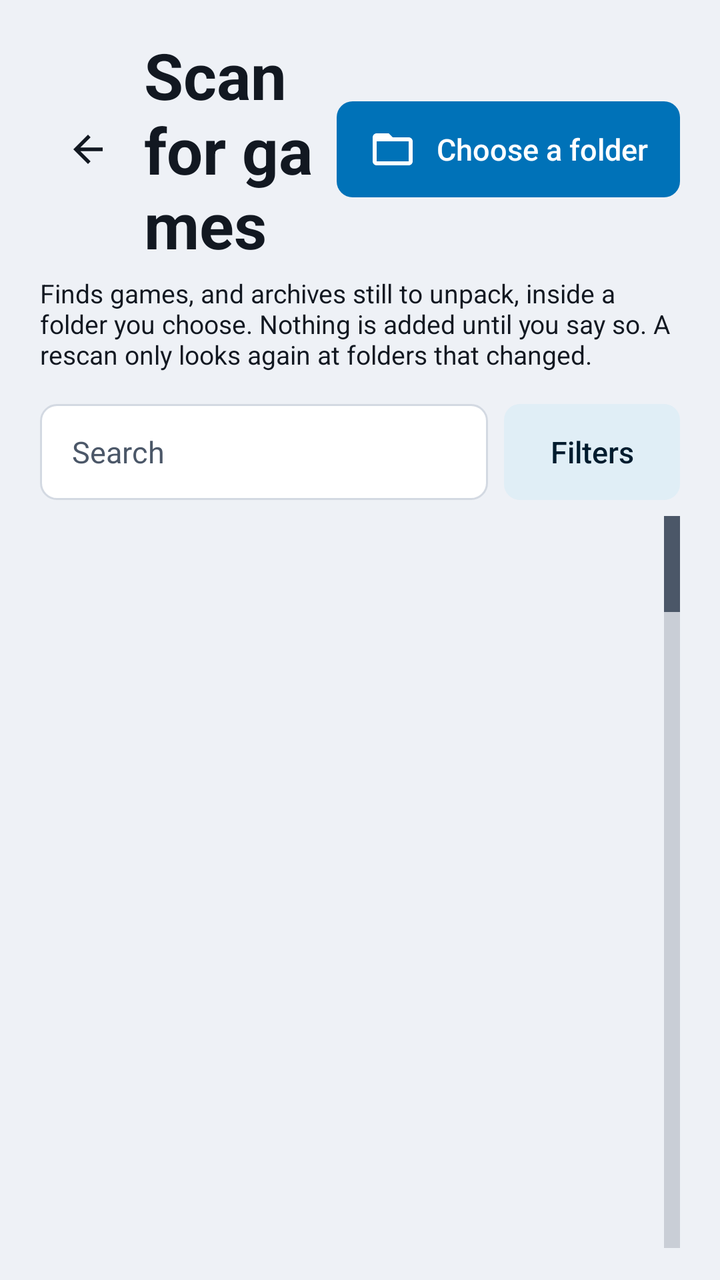
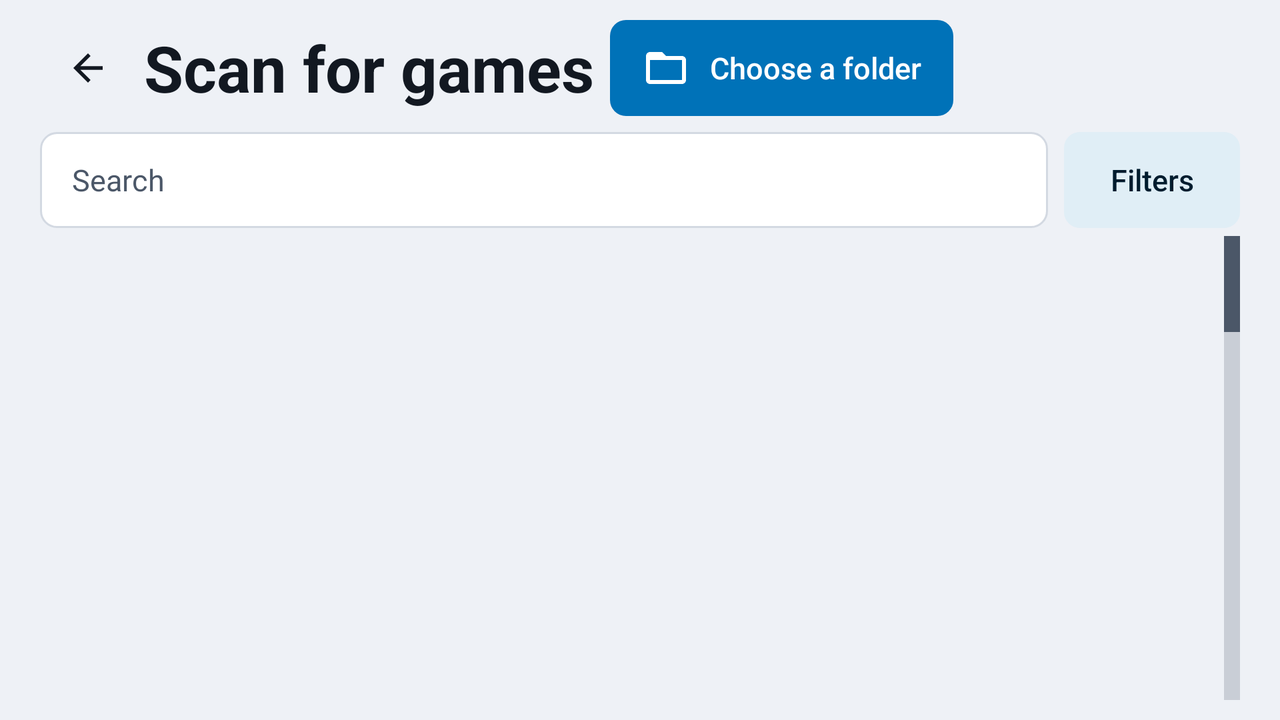

Compare how this app lays out the same screen by default and in its alternative resource folder. The renders come first, then the two layout files and the values they reference.
<!-- AndroidManifest.xml: application theme Theme.Enginehost -->
<!-- res/layout/activity_game_scan.xml -->
<?xml version="1.0" encoding="utf-8"?>
<LinearLayout xmlns:android="http://schemas.android.com/apk/res/android"
    android:layout_width="match_parent"
    android:layout_height="match_parent"
    android:orientation="vertical"
    android:paddingLeft="@dimen/eh_screen_padding_h"
    android:paddingRight="@dimen/eh_screen_padding_h"
    android:paddingTop="@dimen/eh_screen_padding_v"
    android:paddingBottom="@dimen/eh_screen_padding_v">

    <LinearLayout
        android:layout_width="match_parent"
        android:layout_height="wrap_content"
        android:gravity="center_vertical"
        android:orientation="horizontal">

        <ImageView
            android:id="@+id/backButton"
            android:layout_width="@dimen/eh_touch_target"
            android:layout_height="@dimen/eh_touch_target"
            android:layout_marginEnd="@dimen/eh_space_xs"
            android:background="@drawable/eh_row_bg"
            android:clickable="true"
            android:contentDescription="@string/back"
            android:focusable="true"
            android:padding="13dp"
            android:src="@drawable/ic_back"
            android:tint="@color/eh_text_primary" />

        <TextView
            android:layout_width="0dp"
            android:layout_height="wrap_content"
            android:layout_weight="1"
            android:text="@string/scan_title"
            android:textAppearance="@style/TextAppearance.Enginehost.ScreenTitle" />

        <Button
            android:id="@+id/chooseScanFolderButton"
            style="@style/Widget.Enginehost.Button"
            android:layout_width="wrap_content"
            android:layout_height="wrap_content"
            android:drawableStart="@drawable/ic_folder"
            android:text="@string/scan_choose" />

    </LinearLayout>

    <TextView
        android:layout_width="match_parent"
        android:layout_height="wrap_content"
        android:layout_marginTop="@dimen/eh_space_xs"
        android:text="@string/scan_intro"
        android:textAppearance="@style/TextAppearance.Enginehost.Caption" />

    <TextView
        android:id="@+id/scanRoot"
        android:layout_width="match_parent"
        android:layout_height="wrap_content"
        android:layout_marginTop="@dimen/eh_space_s"
        android:background="@drawable/eh_card_bg"
        android:padding="@dimen/eh_space_s"
        android:textAppearance="@style/TextAppearance.Enginehost.Mono"
        android:visibility="gone" />

    <TextView
        android:id="@+id/scanStatus"
        android:layout_width="match_parent"
        android:layout_height="wrap_content"
        android:layout_marginTop="@dimen/eh_space_s"
        android:textAppearance="@style/TextAppearance.Enginehost.Body"
        android:visibility="gone" />

    <ProgressBar
        android:id="@+id/scanProgress"
        style="?android:attr/progressBarStyleHorizontal"
        android:layout_width="match_parent"
        android:layout_height="wrap_content"
        android:layout_marginTop="@dimen/eh_space_xs"
        android:indeterminate="true"
        android:visibility="gone" />

    <LinearLayout
        android:layout_width="match_parent"
        android:layout_height="wrap_content"
        android:layout_marginTop="@dimen/eh_space_s"
        android:orientation="horizontal">

        <Button
            android:id="@+id/addAllButton"
            style="@style/Widget.Enginehost.Button.Tonal"
            android:layout_width="0dp"
            android:layout_height="wrap_content"
            android:layout_weight="1"
            android:visibility="gone" />

        <Button
            android:id="@+id/cancelScanButton"
            style="@style/Widget.Enginehost.Button.Danger"
            android:layout_width="wrap_content"
            android:layout_height="wrap_content"
            android:layout_marginStart="@dimen/eh_space_s"
            android:text="@string/scan_cancel"
            android:visibility="gone" />

    </LinearLayout>

    <include
        layout="@layout/view_library_filters"
        android:layout_width="match_parent"
        android:layout_height="wrap_content"
        android:layout_marginTop="@dimen/eh_space_s" />

    <FrameLayout
        android:layout_width="match_parent"
        android:layout_height="0dp"
        android:layout_marginTop="@dimen/eh_space_s"
        android:layout_weight="1">

        <GridView
            android:id="@+id/gameGrid"
            android:layout_width="match_parent"
            android:layout_height="match_parent"
            android:clipToPadding="false"
            android:fastScrollEnabled="true"
            android:horizontalSpacing="@dimen/eh_column_gap"
            android:listSelector="@android:color/transparent"
            android:nextFocusUp="@id/gameGrid"
            android:numColumns="1"
            android:scrollbars="vertical"
            android:stretchMode="columnWidth"
            android:verticalSpacing="@dimen/eh_space_s" />

        <TextView
            android:id="@+id/gameEmpty"
            android:layout_width="match_parent"
            android:layout_height="wrap_content"
            android:padding="@dimen/eh_space_s"
            android:textAppearance="@style/TextAppearance.Enginehost.Body"
            android:visibility="gone" />

    </FrameLayout>

</LinearLayout>
<!-- res/layout/view_library_filters.xml (included above) -->
<?xml version="1.0" encoding="utf-8"?>
<LinearLayout xmlns:android="http://schemas.android.com/apk/res/android"
    android:layout_width="match_parent"
    android:layout_height="wrap_content"
    android:orientation="vertical">

    <LinearLayout
        android:layout_width="match_parent"
        android:layout_height="wrap_content"
        android:gravity="center_vertical"
        android:orientation="horizontal">

        <EditText
            android:id="@+id/gameSearch"
            style="@style/Widget.Enginehost.EditText"
            android:layout_width="0dp"
            android:layout_height="wrap_content"
            android:layout_weight="1"
            android:hint="@string/search_hint"
            android:imeOptions="actionSearch"
            android:importantForAutofill="no"
            android:inputType="text"
            android:maxLines="1" />

        <Button
            android:id="@+id/gameFilterButton"
            style="@style/Widget.Enginehost.Button.Tonal"
            android:layout_width="wrap_content"
            android:layout_height="wrap_content"
            android:layout_marginStart="@dimen/eh_space_s"
            android:focusable="false"
            android:text="@string/filter_button" />

    </LinearLayout>

    <TextView
        android:id="@+id/gameSummary"
        android:layout_width="match_parent"
        android:layout_height="wrap_content"
        android:layout_marginTop="@dimen/eh_space_xs"
        android:textAppearance="@style/TextAppearance.Enginehost.Caption"
        android:visibility="gone" />

</LinearLayout>
<!-- resources referenced by this layout -->
<resources>
  <color name="eh_text_primary">#121821</color>
  <dimen name="eh_column_gap">16dp</dimen>
  <dimen name="eh_screen_padding_h">20dp</dimen>
  <dimen name="eh_screen_padding_v">16dp</dimen>
  <dimen name="eh_space_s">8dp</dimen>
  <dimen name="eh_space_xs">4dp</dimen>
  <dimen name="eh_touch_target">48dp</dimen>
  <string name="back">Back</string>
  <string name="filter_button">Filters</string>
  <string name="scan_cancel">Stop</string>
  <string name="scan_choose">Choose a folder</string>
  <string name="scan_intro">Finds games, and archives still to unpack, inside a folder you choose. Nothing is added until you say so. A rescan only looks again at folders that changed.</string>
  <string name="scan_title">Scan for games</string>
  <string name="search_hint">Search</string>
  <style name="TextAppearance.Enginehost.Body" parent="TextAppearance.AppCompat">
          <item name="android:textSize">18sp</item>
          <item name="android:textColor">@color/eh_text_primary</item>
      </style>
  <style name="TextAppearance.Enginehost.Caption" parent="TextAppearance.AppCompat">
          <item name="android:textSize">13sp</item>
          <item name="android:textColor">@color/eh_text_secondary</item>
      </style>
  <style name="TextAppearance.Enginehost.Mono" parent="TextAppearance.AppCompat">
          <item name="android:textSize">13sp</item>
          <item name="android:typeface">monospace</item>
          <item name="android:textColor">@color/eh_text_secondary</item>
      </style>
  <style name="TextAppearance.Enginehost.ScreenTitle" parent="TextAppearance.AppCompat">
          <item name="android:textSize">32sp</item>
          <item name="android:textStyle">bold</item>
          <item name="android:textColor">@color/eh_text_primary</item>
      </style>
  <style name="Widget.Enginehost.Button.Danger">
          <item name="android:background">@drawable/eh_btn_secondary_bg</item>
          <item name="android:textColor">@color/eh_danger</item>
      </style>
  <style name="Widget.Enginehost.Button.Tonal">
          <item name="android:background">@drawable/eh_btn_tonal_bg</item>
          <item name="android:textColor">@color/eh_on_accent_container</item>
          <item name="android:drawableTint">@color/eh_on_accent_container</item>
      </style>
  <color name="eh_surface">#FFFFFF</color>
  <color name="eh_outline">#D3D9E2</color>
  <dimen name="eh_corner">12dp</dimen>
  <color name="eh_surface_variant">#E4E8EF</color>
  <dimen name="eh_corner_small">8dp</dimen>
  <color name="eh_focus_fill">@color/eh_accent_container</color>
  <dimen name="eh_focus_bar">4dp</dimen>
  <color name="eh_focus_ring">@color/eh_accent</color>
  <color name="eh_text_secondary">#4B5768</color>
  <dimen name="eh_space_m">16dp</dimen>
  <color name="eh_danger">#DC0007</color>
  <color name="eh_on_accent_container">#001C2E</color>
  <color name="eh_accent">#0072B8</color>
  <color name="eh_background">#EEF1F6</color>
  <style name="Widget.Enginehost.Button.Secondary">
          <item name="android:background">@drawable/eh_btn_secondary_bg</item>
          <item name="android:textColor">@color/eh_button_secondary_text</item>
          <item name="android:drawableTint">@color/eh_button_secondary_text</item>
      </style>
  <style name="Widget.Enginehost.Switch" parent="Widget.AppCompat.CompoundButton.Switch">
          <item name="android:background">@drawable/eh_row_bg</item>
          <item name="android:minHeight">@dimen/eh_touch_target</item>
          <item name="android:paddingLeft">12dp</item>
          <item name="android:paddingRight">12dp</item>
      </style>
  <color name="eh_accent_container">#E0EEF6</color>
  <color name="eh_accent_pressed">#005D97</color>
  <dimen name="eh_focus_stroke">3dp</dimen>
  <color name="eh_accent_container_pressed">#CCE3F1</color>
  <!-- some entries are left out for length -->
</resources>
<!-- res/layout-w600dp/activity_game_scan.xml (the repository's variant of the layout above) -->
<!-- drawn on the phone turned sideways -->
<?xml version="1.0" encoding="utf-8"?>
<LinearLayout xmlns:android="http://schemas.android.com/apk/res/android"
    android:layout_width="match_parent"
    android:layout_height="match_parent"
    android:orientation="vertical"
    android:paddingLeft="@dimen/eh_screen_padding_h"
    android:paddingRight="@dimen/eh_screen_padding_h"
    android:paddingTop="@dimen/eh_screen_padding_v"
    android:paddingBottom="@dimen/eh_screen_padding_v">

    <LinearLayout
        android:layout_width="match_parent"
        android:layout_height="wrap_content"
        android:gravity="center_vertical"
        android:orientation="horizontal">

        <ImageView
            android:id="@+id/backButton"
            android:layout_width="@dimen/eh_touch_target"
            android:layout_height="@dimen/eh_touch_target"
            android:layout_marginEnd="@dimen/eh_space_xs"
            android:background="@drawable/eh_row_bg"
            android:clickable="true"
            android:contentDescription="@string/back"
            android:focusable="true"
            android:padding="13dp"
            android:src="@drawable/ic_back"
            android:tint="@color/eh_text_primary" />

        <TextView
            android:layout_width="wrap_content"
            android:layout_height="wrap_content"
            android:text="@string/scan_title"
            android:textAppearance="@style/TextAppearance.Enginehost.ScreenTitle" />

        <TextView
            android:id="@+id/scanStatus"
            android:layout_width="0dp"
            android:layout_height="wrap_content"
            android:layout_weight="1"
            android:layout_marginStart="@dimen/eh_space_m"
            android:ellipsize="end"
            android:maxLines="2"
            android:textAppearance="@style/TextAppearance.Enginehost.Caption"
            android:visibility="gone" />

        <Button
            android:id="@+id/addAllButton"
            style="@style/Widget.Enginehost.Button.Tonal"
            android:layout_width="wrap_content"
            android:layout_height="wrap_content"
            android:layout_marginStart="@dimen/eh_space_s"
            android:visibility="gone" />

        <Button
            android:id="@+id/cancelScanButton"
            style="@style/Widget.Enginehost.Button.Danger"
            android:layout_width="wrap_content"
            android:layout_height="wrap_content"
            android:layout_marginStart="@dimen/eh_space_s"
            android:text="@string/scan_cancel"
            android:visibility="gone" />

        <Button
            android:id="@+id/chooseScanFolderButton"
            style="@style/Widget.Enginehost.Button"
            android:layout_width="wrap_content"
            android:layout_height="wrap_content"
            android:layout_marginStart="@dimen/eh_space_s"
            android:drawableStart="@drawable/ic_folder"
            android:text="@string/scan_choose" />

    </LinearLayout>

    <TextView
        android:id="@+id/scanRoot"
        android:layout_width="match_parent"
        android:layout_height="wrap_content"
        android:layout_marginTop="@dimen/eh_space_s"
        android:background="@drawable/eh_card_bg"
        android:padding="@dimen/eh_space_s"
        android:textAppearance="@style/TextAppearance.Enginehost.Mono"
        android:visibility="gone" />

    <ProgressBar
        android:id="@+id/scanProgress"
        style="?android:attr/progressBarStyleHorizontal"
        android:layout_width="match_parent"
        android:layout_height="wrap_content"
        android:layout_marginTop="@dimen/eh_space_xs"
        android:indeterminate="true"
        android:visibility="gone" />

    <include
        layout="@layout/view_library_filters"
        android:layout_width="match_parent"
        android:layout_height="wrap_content"
        android:layout_marginTop="@dimen/eh_space_s" />

    <FrameLayout
        android:layout_width="match_parent"
        android:layout_height="0dp"
        android:layout_marginTop="@dimen/eh_space_xs"
        android:layout_weight="1">

        <GridView
            android:id="@+id/gameGrid"
            android:layout_width="match_parent"
            android:layout_height="match_parent"
            android:clipToPadding="false"
            android:fastScrollEnabled="true"
            android:horizontalSpacing="@dimen/eh_column_gap"
            android:listSelector="@android:color/transparent"
            android:nextFocusUp="@id/gameGrid"
            android:numColumns="2"
            android:scrollbars="vertical"
            android:stretchMode="columnWidth"
            android:verticalSpacing="@dimen/eh_space_s" />

        <TextView
            android:id="@+id/gameEmpty"
            android:layout_width="match_parent"
            android:layout_height="wrap_content"
            android:padding="@dimen/eh_space_s"
            android:textAppearance="@style/TextAppearance.Enginehost.Body"
            android:visibility="gone" />

    </FrameLayout>

</LinearLayout>
<!-- resources referenced by the variant -->
<!-- as the phone turned sideways resolves them -->
<resources>
  <color name="eh_text_primary">#121821</color>
  <dimen name="eh_column_gap">16dp</dimen>
  <!-- from res/values-land/ -->
  <dimen name="eh_screen_padding_h">20dp</dimen>
  <!-- from res/values-land/ -->
  <dimen name="eh_screen_padding_v">10dp</dimen>
  <dimen name="eh_space_m">16dp</dimen>
  <dimen name="eh_space_s">8dp</dimen>
  <dimen name="eh_space_xs">4dp</dimen>
  <dimen name="eh_touch_target">48dp</dimen>
  <!-- drawable eh_card_bg (drawable) -->
  <?xml version="1.0" encoding="utf-8"?>
  <shape xmlns:android="http://schemas.android.com/apk/res/android" android:shape="rectangle">
      <solid android:color="@color/eh_surface" />
      <stroke android:width="1dp" android:color="@color/eh_outline" />
      <corners android:radius="@dimen/eh_corner" />
  </shape>
  <string name="back">Back</string>
  <string name="filter_button">Filters</string>
  <string name="scan_cancel">Stop</string>
  <string name="scan_choose">Choose a folder</string>
  <string name="scan_title">Scan for games</string>
  <string name="search_hint">Search</string>
  <style name="TextAppearance.Enginehost.Body" parent="TextAppearance.AppCompat">
          <item name="android:textSize">18sp</item>
          <item name="android:textColor">@color/eh_text_primary</item>
      </style>
  <style name="TextAppearance.Enginehost.Caption" parent="TextAppearance.AppCompat">
          <item name="android:textSize">13sp</item>
          <item name="android:textColor">@color/eh_text_secondary</item>
      </style>
  <style name="TextAppearance.Enginehost.Mono" parent="TextAppearance.AppCompat">
          <item name="android:textSize">13sp</item>
          <item name="android:typeface">monospace</item>
          <item name="android:textColor">@color/eh_text_secondary</item>
      </style>
  <style name="TextAppearance.Enginehost.ScreenTitle" parent="TextAppearance.AppCompat">
          <item name="android:textSize">32sp</item>
          <item name="android:textStyle">bold</item>
          <item name="android:textColor">@color/eh_text_primary</item>
      </style>
  <style name="Widget.Enginehost.Button.Danger">
          <item name="android:background">@drawable/eh_btn_secondary_bg</item>
          <item name="android:textColor">@color/eh_danger</item>
      </style>
  <style name="Widget.Enginehost.Button.Tonal">
          <item name="android:background">@drawable/eh_btn_tonal_bg</item>
          <item name="android:textColor">@color/eh_on_accent_container</item>
          <item name="android:drawableTint">@color/eh_on_accent_container</item>
      </style>
  <color name="eh_surface">#FFFFFF</color>
  <color name="eh_outline">#D3D9E2</color>
  <dimen name="eh_corner">12dp</dimen>
  <color name="eh_surface_variant">#E4E8EF</color>
  <dimen name="eh_corner_small">8dp</dimen>
  <color name="eh_focus_fill">@color/eh_accent_container</color>
  <dimen name="eh_focus_bar">4dp</dimen>
  <color name="eh_focus_ring">@color/eh_accent</color>
  <color name="eh_text_secondary">#4B5768</color>
  <color name="eh_danger">#DC0007</color>
  <color name="eh_on_accent_container">#001C2E</color>
  <color name="eh_accent">#0072B8</color>
  <color name="eh_background">#EEF1F6</color>
  <style name="Widget.Enginehost.Button.Secondary">
          <item name="android:background">@drawable/eh_btn_secondary_bg</item>
          <item name="android:textColor">@color/eh_button_secondary_text</item>
          <item name="android:drawableTint">@color/eh_button_secondary_text</item>
      </style>
  <style name="Widget.Enginehost.Switch" parent="Widget.AppCompat.CompoundButton.Switch">
          <item name="android:background">@drawable/eh_row_bg</item>
          <item name="android:minHeight">@dimen/eh_touch_target</item>
          <item name="android:paddingLeft">12dp</item>
          <item name="android:paddingRight">12dp</item>
      </style>
  <color name="eh_accent_container">#E0EEF6</color>
  <color name="eh_accent_pressed">#005D97</color>
  <dimen name="eh_focus_stroke">3dp</dimen>
  <color name="eh_accent_container_pressed">#CCE3F1</color>
  <!-- some entries are left out for length -->
</resources>
